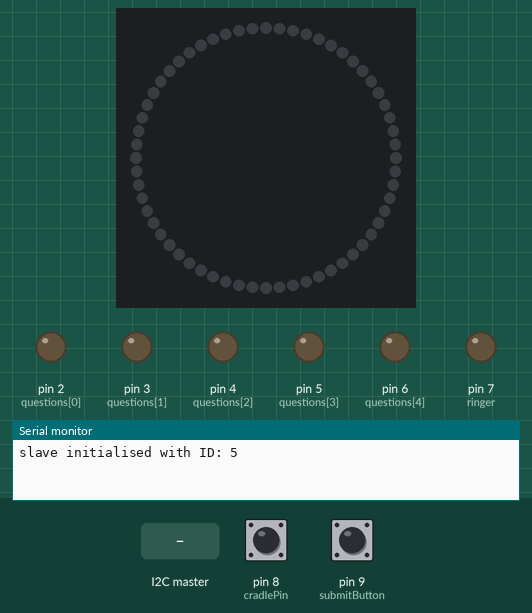
Recording of a sketch running on a simulated Arduino Uno, built with avr-gcc and run on an emulated ATmega328P. On the bench: 60 RGB LEDs in a ring, first at the top, clockwise, output pins drawn as LEDs (lit = HIGH), the last lines printed to the serial monitor. Dashed ring = blinking. The test bench sets the inputs (shaded band); at power-on: pin 8 (cradlePin) HIGH, pin 9 (submitButton) LOW.

Above: at 1.2 s.
1.3 s: the I2C master sends "P"
At 1.85 s:
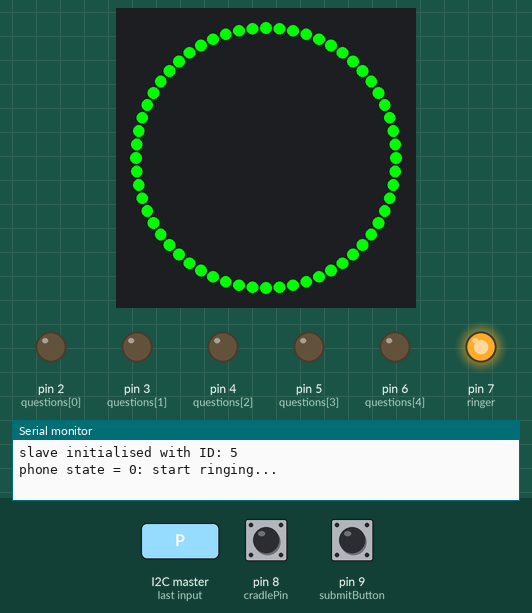
At 2.5 s:
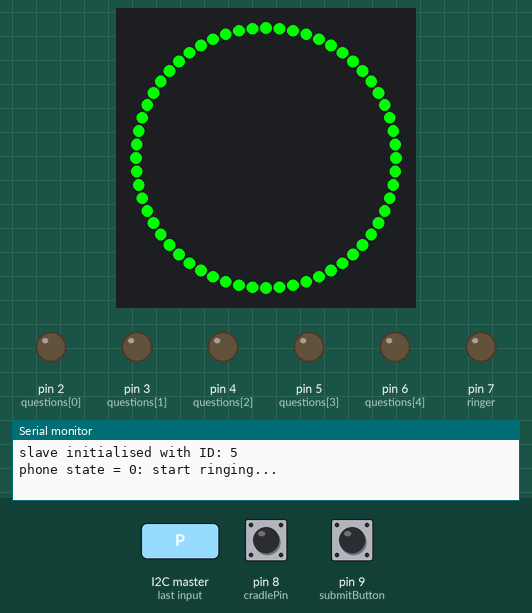
3.3 s: pin 8 (cradlePin) pulled LOW for 0.15 s
At 3.5 s:
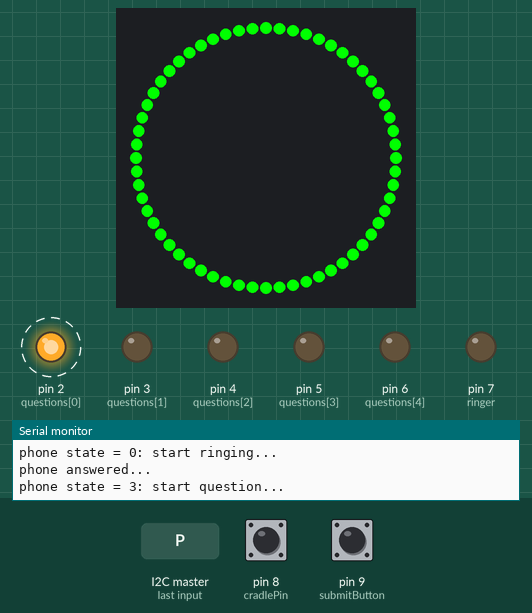
Timing chart, 0 to 6.3 s (numbered marks = the images above; inputs shaded):
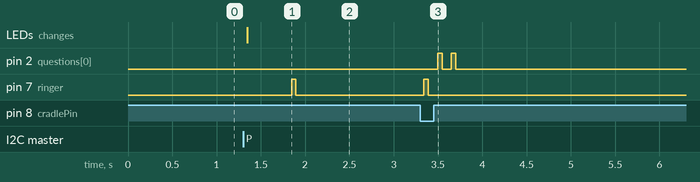

The sketch:

phone_driver_old.ino
```cpp
#include <Adafruit_NeoPixel.h>
#include <Wire.h>

//slave variables
int id = 5;
const int dataLength = 2;
char data[dataLength];
long isActive = false;
long reset = false;
//Keep state of phone box
/*
*  0 = preRing
*  1 = ringing
*  2 = rungout
*  3 = answered
*  4 = questioning
*  5 = hungup
*  6 = reset
*/
int phoneState = 0;

//LED strip variables
int ledStrip = 10;
Adafruit_NeoPixel strip = Adafruit_NeoPixel(60, ledStrip, NEO_GRB + NEO_KHZ800);

//pin assignments
int submitButton = 9;
long submitPressed = false;
long pressTime = 0;

int cradlePin = 8;

int ringer = 7;
long startRingTime = 0;
long ringDuration = 16000;

int questions[] = {2, 3, 4, 5, 6};  //T1, T2, T3, T4, T5
long questionsDuration[] = {12000, 12000, 12000, 15000, 17000}; //in millis
long startQuestionTime = 0;
long currentQuestionDuration = 0;
int numQuestions = 5;
int currentQuestion = 0;

void setup(){

  //setup LED strip
  strip.begin();

  //turnOnStrip();
  data[1] = 'X';

  //setup submit button
  pinMode(submitButton, INPUT);
  digitalWrite(submitButton, LOW);

  //setup cradle pin
  pinMode(cradlePin, INPUT);
  digitalWrite(cradlePin, HIGH);

  //setup ringer pin
  pinMode(ringer, OUTPUT);
  digitalWrite(ringer, LOW);

  //setup question pins
  for(int i=0; i<numQuestions; i++){
    pinMode(questions[i], OUTPUT);
    digitalWrite(questions[i], LOW);
  }

  Wire.begin(id);
  Wire.onReceive(handleEvent);
  Wire.onRequest(handleRequest);

  Serial.begin(9600);
  Serial.print("slave initialised with ID: ");
  Serial.println(id);
}

void loop(){
  if(isActive){

    //turn on LED strip
    turnOnStrip();

    //check for submit press
    if(digitalRead(submitButton) == HIGH){
      //if((millis()-pressTime) > 5000){ //it's been more than 5 seconds since the last submit press
        submitPressed = true;
        Serial.println("submit pressed");
        //Serial.println(millis());
        //pressTime = millis();
      //}
    }

    else{
      //go through phone states
      if(phoneState == 0){ //preRing
        //ring phone
        Serial.println("phone state = 0: start ringing...");
        delay(500);
        startRinging();
        startRingTime = millis();
        //delay(50);
        //Serial.print("start ring time = ");
        //Serial.println(startRingTime);
        phoneState = 1;
      }

      else if(phoneState == 1){ //ringing
        //check if rungout
        //Serial.println("Phone state = 1: ringing in progress...");
        if((millis() - startRingTime) > ringDuration){ //been ringing for 16 seconds
          //rungout - act like submit has been pressed
          phoneState = 2;
          submitPressed = true;
          Serial.println("Phone state = 2: phone has rung out");
        }else{
          //check if answered
          if(digitalRead(cradlePin) == LOW){
            //phone answered
            Serial.println("phone answered...");
            stopRinging();
            //delay(50);
            phoneState = 3;
          }
        }
      }

      else if(phoneState == 3){ //answered
        //play question - iterate through list
        Serial.println("phone state = 3: start question...");
        //delay(300);
        playQuestion(currentQuestion);
        startQuestionTime = millis();
        //delay(50);

        currentQuestionDuration = questionsDuration[currentQuestion];
        phoneState = 4;
      }

      else if(phoneState == 4){ //questioning
        //Serial.println("Phone state = 4: asking question...");
        //check if question finished
        if((millis() - startQuestionTime) > currentQuestionDuration){
          phoneState = 5;
        }
        //check if hungup
        if(digitalRead(cradlePin) == HIGH){
          //hungup
          phoneState = 5;
          Serial.println("phone state = 5: hung up");
          //stop question if still asking
          if((millis() - startQuestionTime) < currentQuestionDuration){
            stopQuestion();
            //delay(50);
          }
        }
      }

      else if(phoneState == 5){
//        currentQuestion++;
//        if(currentQuestion > 4){
//          currentQuestion = 0;
//        }
        phoneState = 6;
      }
    }

  }else{

    if(reset){
      //stop ringing or questioning if happening
      //Serial.print("phoneState = ");
      //Serial.println(phoneState);
      if(phoneState == 1){
        Serial.println("stopping ring...");
        phoneState = 6;
        stopRinging();
        //delay(50);
      }
      if(phoneState == 4){
        Serial.println("stopping question...");
        phoneState = 6;
        stopQuestion();
        //delay(50);
      }
      currentQuestion++;
      //Serial.print("current question after increment = ");
      //Serial.println(currentQuestion);
      if(currentQuestion > 4){
        currentQuestion = 0;
      }
      //Serial.print("current question after IF statement = ");
      Serial.println(currentQuestion);
      reset = false;
    }

    submitPressed = false;

    //turn off LED strip
    turnOffStrip();

    phoneState = 0;
    startRingTime = 0;
    startQuestionTime = 0;
  }

  delay(100);
}

void handleEvent(int num){
  char event = Wire.read();

  //Serial.print("Event received:");
  //Serial.println(event);

  if(event == 'P'){
    isActive = true;
  }

  //if(event == 'R'){  //RESET
    //Serial.println("resetting slave...");
    //isActive = false;
  //}
}

void handleRequest(){
  //Serial.print("Data request received at: ");
  //Serial.println(millis());

  isActive = true;

  if(submitPressed){
    //get data
    //readInputs();
    //Serial.println("returning Y with data");
    data[0] = 'Y';
    Wire.write(data);
    isActive = false;
    reset = true;
  }else{
    //Serial.println("returning N with null data");
    data[0] = 'N';
    Wire.write(data);
  }
}


///***************************
//HELPER METHODS
//***************************/
void turnOnStrip(){
  for(int i=0; i<strip.numPixels(); i++){
    strip.setPixelColor(i, strip.Color(0,255,0));  //GREEN
  }
  strip.show();
}

void turnOffStrip(){
  for(int i=0; i<strip.numPixels(); i++){
    strip.setPixelColor(i, strip.Color(0,0,0));
  }
  strip.show();
}

void startRinging(){
  digitalWrite(ringer, HIGH);
  delay(50);
  digitalWrite(ringer, LOW);
}

void stopRinging(){
  startRinging();
}

void playQuestion(int question){
  digitalWrite(questions[question], HIGH);
  delay(50);
  digitalWrite(questions[question], LOW);
}

void stopQuestion(){
  playQuestion(0);
}
```

Measured:
- after the input at 1.3 s, pin 7 (ringer): LOW → HIGH after 0.55 s, → LOW 0.05 s later; the LEDs: change after 0.05 s (image 1)
- after the input at 3.3 s, pin 2 (questions[0]): alternates HIGH for 0.05 s and LOW for 0.10 s, 4 changes in all, then stays LOW, starting after 0.20 s; pin 7 (ringer): LOW → HIGH at once, → LOW 0.05 s later
